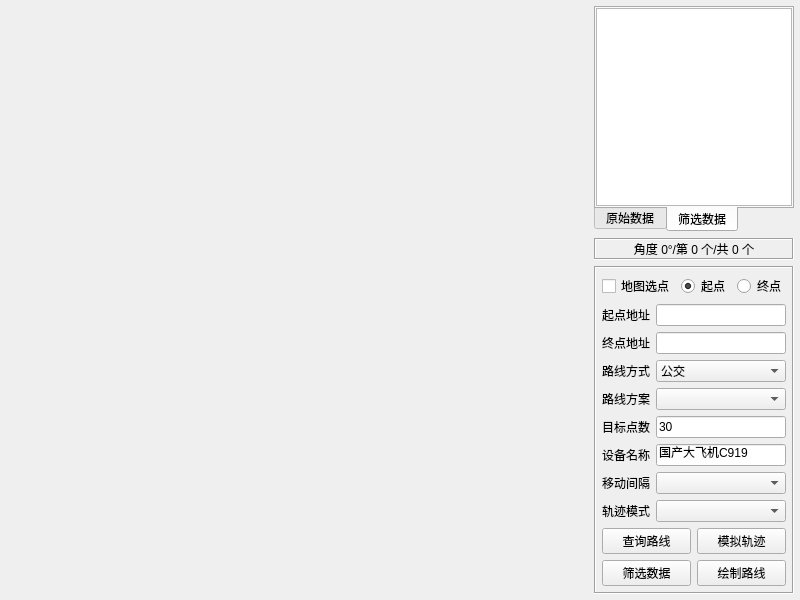
<?xml version="1.0" encoding="UTF-8"?>
<ui version="4.0">
 <class>frmMapRoute</class>
 <widget class="QWidget" name="frmMapRoute">
  <property name="geometry">
   <rect>
    <x>0</x>
    <y>0</y>
    <width>800</width>
    <height>600</height>
   </rect>
  </property>
  <property name="windowTitle">
   <string>Form</string>
  </property>
  <layout class="QHBoxLayout" name="horizontalLayout">
   <property name="spacing">
    <number>6</number>
   </property>
   <property name="leftMargin">
    <number>6</number>
   </property>
   <property name="topMargin">
    <number>6</number>
   </property>
   <property name="rightMargin">
    <number>6</number>
   </property>
   <property name="bottomMargin">
    <number>6</number>
   </property>
   <item>
    <widget class="QWidget" name="widgetMap" native="true">
     <property name="sizePolicy">
      <sizepolicy hsizetype="Expanding" vsizetype="Preferred">
       <horstretch>0</horstretch>
       <verstretch>0</verstretch>
      </sizepolicy>
     </property>
     <layout class="QVBoxLayout" name="verticalLayout">
      <property name="spacing">
       <number>0</number>
      </property>
      <property name="leftMargin">
       <number>0</number>
      </property>
      <property name="topMargin">
       <number>0</number>
      </property>
      <property name="rightMargin">
       <number>0</number>
      </property>
      <property name="bottomMargin">
       <number>0</number>
      </property>
     </layout>
    </widget>
   </item>
   <item>
    <widget class="QWidget" name="widgetRight" native="true">
     <property name="maximumSize">
      <size>
       <width>200</width>
       <height>16777215</height>
      </size>
     </property>
     <layout class="QVBoxLayout" name="verticalLayout_4">
      <property name="spacing">
       <number>6</number>
      </property>
      <property name="leftMargin">
       <number>0</number>
      </property>
      <property name="topMargin">
       <number>0</number>
      </property>
      <property name="rightMargin">
       <number>0</number>
      </property>
      <property name="bottomMargin">
       <number>0</number>
      </property>
      <item>
       <widget class="QTabWidget" name="tabWidget">
        <property name="tabPosition">
         <enum>QTabWidget::South</enum>
        </property>
        <property name="currentIndex">
         <number>1</number>
        </property>
        <widget class="QWidget" name="tab1">
         <attribute name="title">
          <string>原始数据</string>
         </attribute>
         <layout class="QVBoxLayout" name="verticalLayout_2">
          <property name="leftMargin">
           <number>0</number>
          </property>
          <property name="topMargin">
           <number>0</number>
          </property>
          <property name="rightMargin">
           <number>0</number>
          </property>
          <property name="bottomMargin">
           <number>0</number>
          </property>
          <item>
           <widget class="QTableWidget" name="tableWidgetSource"/>
          </item>
         </layout>
        </widget>
        <widget class="QWidget" name="tab2">
         <attribute name="title">
          <string>筛选数据</string>
         </attribute>
         <layout class="QVBoxLayout" name="verticalLayout_3">
          <property name="leftMargin">
           <number>0</number>
          </property>
          <property name="topMargin">
           <number>0</number>
          </property>
          <property name="rightMargin">
           <number>0</number>
          </property>
          <property name="bottomMargin">
           <number>0</number>
          </property>
          <item>
           <widget class="QTableWidget" name="tableWidgetTarget"/>
          </item>
         </layout>
        </widget>
       </widget>
      </item>
      <item>
       <widget class="QLabel" name="labTip">
        <property name="frameShape">
         <enum>QFrame::Box</enum>
        </property>
        <property name="frameShadow">
         <enum>QFrame::Sunken</enum>
        </property>
        <property name="text">
         <string>角度 0°/第 0 个/共 0 个</string>
        </property>
        <property name="alignment">
         <set>Qt::AlignCenter</set>
        </property>
       </widget>
      </item>
      <item>
       <widget class="QFrame" name="frame">
        <property name="frameShape">
         <enum>QFrame::Box</enum>
        </property>
        <property name="frameShadow">
         <enum>QFrame::Sunken</enum>
        </property>
        <layout class="QGridLayout" name="gridLayout">
         <property name="leftMargin">
          <number>6</number>
         </property>
         <property name="topMargin">
          <number>6</number>
         </property>
         <property name="rightMargin">
          <number>6</number>
         </property>
         <property name="bottomMargin">
          <number>6</number>
         </property>
         <property name="spacing">
          <number>6</number>
         </property>
         <item row="0" column="0" colspan="2">
          <layout class="QHBoxLayout" name="horizontalLayout_2">
           <property name="spacing">
            <number>6</number>
           </property>
           <item>
            <widget class="QCheckBox" name="ckSelectAddr">
             <property name="text">
              <string>地图选点</string>
             </property>
            </widget>
           </item>
           <item>
            <widget class="QRadioButton" name="rbtnStartAddr">
             <property name="text">
              <string>起点</string>
             </property>
             <property name="checked">
              <bool>true</bool>
             </property>
            </widget>
           </item>
           <item>
            <widget class="QRadioButton" name="rbtnEndAddr">
             <property name="text">
              <string>终点</string>
             </property>
            </widget>
           </item>
          </layout>
         </item>
         <item row="1" column="0">
          <widget class="QLabel" name="labStartAddr">
           <property name="text">
            <string>起点地址</string>
           </property>
          </widget>
         </item>
         <item row="1" column="1">
          <widget class="QLineEdit" name="txtStartAddr">
           <property name="readOnly">
            <bool>true</bool>
           </property>
          </widget>
         </item>
         <item row="2" column="0">
          <widget class="QLabel" name="labEndAddr">
           <property name="text">
            <string>终点地址</string>
           </property>
          </widget>
         </item>
         <item row="2" column="1">
          <widget class="QLineEdit" name="txtEndAddr">
           <property name="readOnly">
            <bool>true</bool>
           </property>
          </widget>
         </item>
         <item row="3" column="0">
          <widget class="QLabel" name="labRouteType">
           <property name="text">
            <string>路线方式</string>
           </property>
          </widget>
         </item>
         <item row="3" column="1">
          <widget class="QComboBox" name="cboxRouteType">
           <item>
            <property name="text">
             <string>公交</string>
            </property>
           </item>
           <item>
            <property name="text">
             <string>驾车</string>
            </property>
           </item>
           <item>
            <property name="text">
             <string>步行</string>
            </property>
           </item>
           <item>
            <property name="text">
             <string>骑行</string>
            </property>
           </item>
          </widget>
         </item>
         <item row="4" column="0">
          <widget class="QLabel" name="labPolicyType">
           <property name="text">
            <string>路线方案</string>
           </property>
          </widget>
         </item>
         <item row="4" column="1">
          <widget class="QComboBox" name="cboxPolicyType"/>
         </item>
         <item row="5" column="0">
          <widget class="QLabel" name="labPointCount">
           <property name="text">
            <string>目标点数</string>
           </property>
          </widget>
         </item>
         <item row="5" column="1">
          <widget class="QLineEdit" name="txtPointCount">
           <property name="text">
            <string>30</string>
           </property>
          </widget>
         </item>
         <item row="6" column="0">
          <widget class="QLabel" name="labDeviceName">
           <property name="text">
            <string>设备名称</string>
           </property>
          </widget>
         </item>
         <item row="6" column="1">
          <widget class="QLineEdit" name="txtDeviceName">
           <property name="text">
            <string>国产大飞机C919</string>
           </property>
          </widget>
         </item>
         <item row="7" column="0">
          <widget class="QLabel" name="labMoveInterval">
           <property name="text">
            <string>移动间隔</string>
           </property>
          </widget>
         </item>
         <item row="7" column="1">
          <widget class="QComboBox" name="cboxMoveInterval"/>
         </item>
         <item row="8" column="0">
          <widget class="QLabel" name="labMoveMode">
           <property name="text">
            <string>轨迹模式</string>
           </property>
          </widget>
         </item>
         <item row="8" column="1">
          <widget class="QComboBox" name="cboxMoveMode"/>
         </item>
         <item row="9" column="0" colspan="2">
          <layout class="QGridLayout" name="gridLayout_2">
           <property name="spacing">
            <number>6</number>
           </property>
           <item row="1" column="0">
            <widget class="QPushButton" name="btnCheckData">
             <property name="text">
              <string>筛选数据</string>
             </property>
            </widget>
           </item>
           <item row="0" column="1">
            <widget class="QPushButton" name="btnTestData">
             <property name="text">
              <string>模拟轨迹</string>
             </property>
            </widget>
           </item>
           <item row="0" column="0">
            <widget class="QPushButton" name="btnSearchData">
             <property name="text">
              <string>查询路线</string>
             </property>
            </widget>
           </item>
           <item row="1" column="1">
            <widget class="QPushButton" name="btnDrawData">
             <property name="text">
              <string>绘制路线</string>
             </property>
            </widget>
           </item>
          </layout>
         </item>
        </layout>
       </widget>
      </item>
     </layout>
    </widget>
   </item>
  </layout>
 </widget>
 <tabstops>
  <tabstop>ckSelectAddr</tabstop>
  <tabstop>rbtnStartAddr</tabstop>
  <tabstop>rbtnEndAddr</tabstop>
  <tabstop>txtStartAddr</tabstop>
  <tabstop>txtEndAddr</tabstop>
  <tabstop>cboxRouteType</tabstop>
  <tabstop>cboxPolicyType</tabstop>
  <tabstop>txtPointCount</tabstop>
  <tabstop>txtDeviceName</tabstop>
  <tabstop>cboxMoveInterval</tabstop>
  <tabstop>cboxMoveMode</tabstop>
  <tabstop>btnSearchData</tabstop>
  <tabstop>btnTestData</tabstop>
  <tabstop>btnCheckData</tabstop>
  <tabstop>btnDrawData</tabstop>
  <tabstop>tableWidgetSource</tabstop>
  <tabstop>tableWidgetTarget</tabstop>
 </tabstops>
 <resources/>
 <connections/>
</ui>
